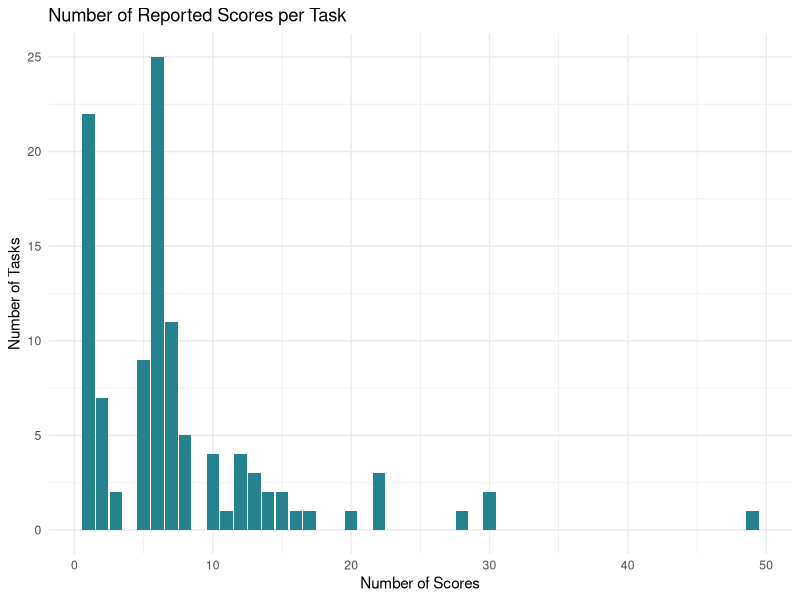
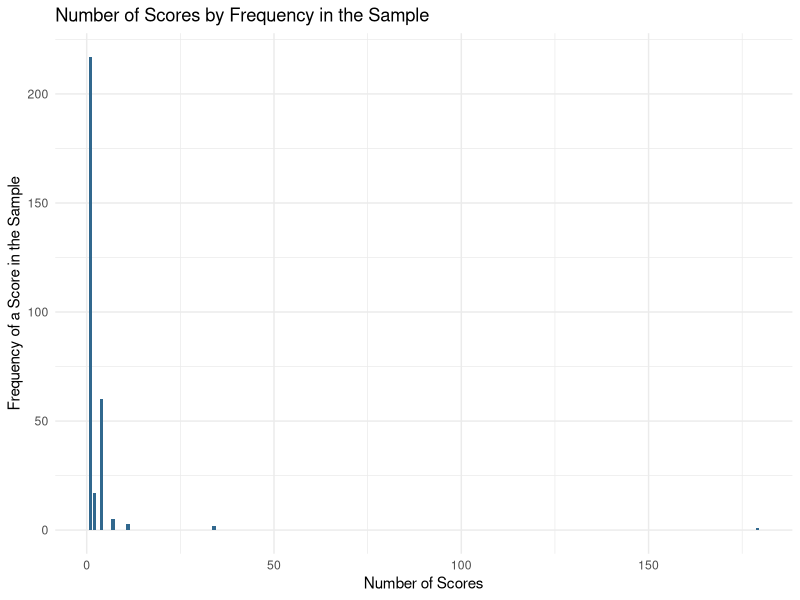
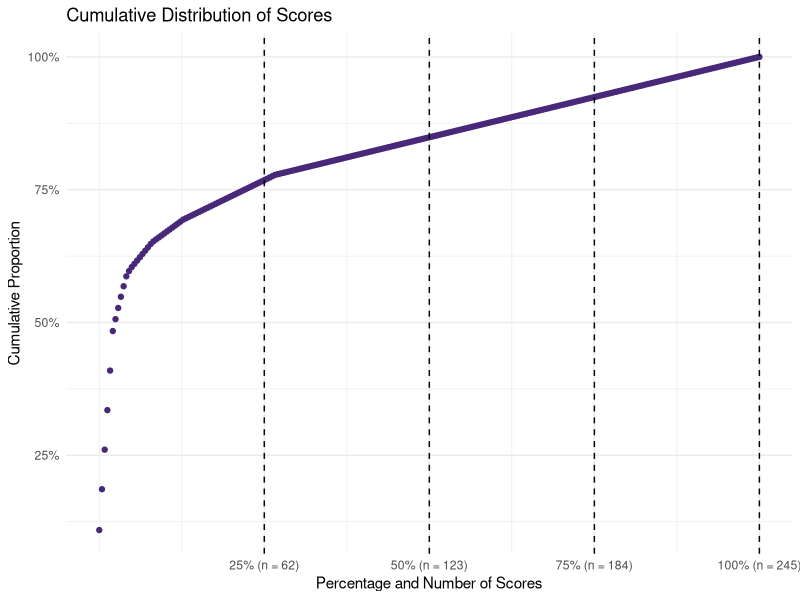
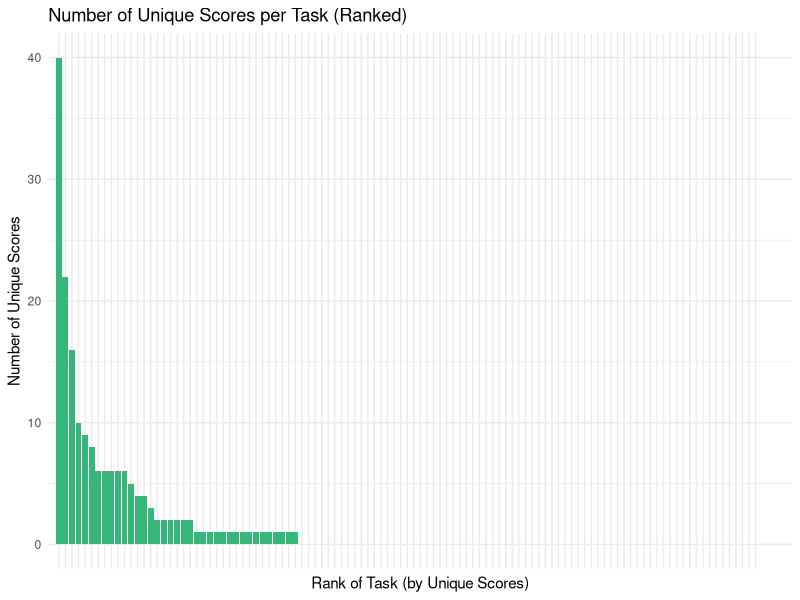

Source code (R) for these figures, in order:
## ---- chunk 1
#| include: false

knitr::opts_chunk$set(echo = TRUE)

## ---- chunk 2
#| include: false

# load R packages 
library(knitr)
library(tidyverse)
library(readxl)
library(conflicted)
library(psych)
library(viridis)
library(viridisLite)
library(scales)
library(forcats)
library(kableExtra)

# declare preferences regarding conflicts 
conflicts_prefer(dplyr::filter)

## ---- chunk 3

# read scoring master file
data <- read_xlsx("../../data/raw/metamethod review/master coding/codebook_scoring_master.xlsx") 
# read scores overview file
# this is a file with one row per distinct score 
monotonic_scores <- read_xlsx("../../data/processed/meta-methods review/scores_overview.xlsx")
# read ID file 
# this is a file with original score IDs and new IDs 
# used to merge monotonic scores 
monotonic_id <- read_xlsx("../../data/raw/metamethod review/master coding/monotonic_scores.xlsx")

## ---- chunk 4

# Defining functions used in this script

# function 1: overview of a variable
overview_variable <- function(data, variable) {
  data %>%
    select(all_of(variable)) %>%
    group_by(across(all_of(variable))) %>%
    summarise(frequency = n(), .groups = "drop") %>%
    mutate(percentage = round(frequency / sum(frequency) * 100, 2)) %>%
    arrange(desc(frequency))
}

# function 2: summary of frequencies of a variable
freq_summary <- function(data) {
  data %>%
    group_by(frequency) %>%
    summarise(count = n(), .groups = 'drop') %>%
    arrange(desc(frequency))
}

## ---- chunk 5

# add task_id to data 
# and select relevant variables 
data <- data %>%
  group_by(article_id, variant) %>%
  mutate(task_id = cur_group_id()) %>%
  ungroup() %>%
  select(article_id, task_id, score_count, score_id, n_trials, subset_trials)

# join info on monotonic scores 
# and add variable with respective ID for each score 
data <- data %>% 
  left_join(monotonic_id, by = "score_id") %>% 
  mutate(monotonic_score_id = ifelse(is.na(new_score_id), score_id, new_score_id)) 

# add frequencies for monotonic scores 
data <- data %>%
  group_by(monotonic_score_id) %>%
  mutate(monotonic_score_id_freq = n()) %>%
  ungroup()



## ---- chunk 6

# count the total number of scores across the whole sample
# Count the number of rows in the data
total_of_scores <- nrow(data)

total_of_scores |>
  kable() |>
  kable_classic(full_width = FALSE)


## ---- chunk 7

# count the number of scores per task 
scores_per_task <- overview_variable(data, "task_id") 

# summarize the counts of scores per task 
scores_per_task_summary <- freq_summary(scores_per_task) %>%
  rename(number_of_scores = frequency, number_of_tasks = count)

# print the tibble
scores_per_task_summary |>
  kable() |>
  kable_classic(full_width = FALSE)

## ---- chunk 8

plot1 <- ggplot(scores_per_task_summary, 
                aes(x = number_of_scores, y = number_of_tasks)) +
  geom_bar(stat = "identity", fill = "#26828E") +
  labs(
    title = "Number of Reported Scores per Task",
    x = "Number of Scores",
    y = "Number of Tasks"
  ) +
  theme_minimal() 

print(plot1)

## ---- chunk 9

# summary of number of scores per task 
summ_per_task <- describe(scores_per_task$frequency)

summ_per_task |>
  kable() |>
  kable_classic(full_width = FALSE)

## ---- chunk 10

# proportion of tasks with 1-8 scores
# get the number of tasks with number of scores 8 or less
scores_per_task_minor <- scores_per_task_summary %>% 
  filter(number_of_scores <= 8) %>%
  summarise(sum_tasks = sum(number_of_tasks, na.rm = TRUE)) %>%
  pull(sum_tasks)

scores_per_task_minor  |>
  kable() |>
  kable_classic(full_width = FALSE)

percent_scores_per_task_minor <- scores_per_task_minor / 107 * 100

percent_scores_per_task_minor |>
  kable() |>
  kable_classic(full_width = FALSE)

## ---- chunk 11

# library(vegan)
# 
# data_reshaped <- data |>
#   select(article_id, score_id) |>
#   # remove duplicates
#   distinct(article_id, score_id, .keep_all = TRUE) |>
#   mutate(score_used = 1) |>
#   pivot_wider(names_from = "score_id",
#               names_prefix = "scoring_",
#               values_from = "score_used",
#               values_fill = 0) |>
#   column_to_rownames("article_id") |>
#   as.matrix()
# 
# chao2_estimate <- vegan::specpool(data_reshaped)
# 
# chao2_estimate |>
#   as_tibble() |>
#   select(scoring_strategies_observed = Species,
#          chao2_estimate = chao,
#          chao2_se = chao.se,
#          boot_estimate = boot,
#          boot_se = boot.se) |>
#   mutate(chao2_estimate = round_half_up(chao2_estimate, digits = 0),
#          chao2_se = round_half_up(chao2_se, digits = 2),
#          boot_estimate = round_half_up(boot_estimate, digits = 0),
#          boot_se = round_half_up(boot_se, digits = 2))

## ---- chunk 12

# count the number of scores we identified in our sample 
count_scores <- nrow(monotonic_scores)

count_scores |>
  kable() |>
  kable_classic(full_width = FALSE)

## ---- chunk 13

# Count how many scores are reused and how often they are reused
scores_reusage <- overview_variable(data, "monotonic_score_id") %>%
  freq_summary() %>%
  rename(times_reused = frequency, number_of_scores = count)

scores_reusage |>
  kable() |>
  kable_classic(full_width = FALSE)


## ---- chunk 14

plot2 <- ggplot(scores_reusage, 
                aes(x = number_of_scores, y = times_reused, fill = number_of_scores)) +
  geom_col(stat = "identity", fill = "#31688E") +
  theme_minimal() +
  labs(    
    title = "Number of Scores by Frequency in the Sample",
    x = "Number of Scores",
    y = "Frequency of a Score in the Sample"
    ) +
  theme(legend.position = "none") 

print(plot2)

## ---- chunk 15

# Add score_freq_category variable to data 
data <- data %>%
  mutate(score_freq_category = case_when(
    monotonic_score_id_freq == 1 ~ "unique",
    monotonic_score_id_freq < 10 ~ "rare",
    monotonic_score_id_freq >= 10 ~ "common"
  ))

scores_frequencies <- overview_variable(data, "score_freq_category")

scores_frequencies |>
  kable() |>
  kable_classic(full_width = FALSE)


## ---- chunk 16

# proportion of scores per type in sample 
score_types_total <- data %>%
  select(task_id, monotonic_score_id) %>%
  left_join(monotonic_scores, by = "monotonic_score_id") %>%
  overview_variable("category") 

# proportion of distinct scores per type 
score_types <- overview_variable(monotonic_scores, "category") 

score_types |>
  kable() |>
  kable_classic(full_width = FALSE)


## ---- chunk 17

# Count the occurrences of model parameters across tasks 
model_parameters <- data %>%
  select(task_id, monotonic_score_id) %>%
  left_join(monotonic_scores, by = "monotonic_score_id") %>%
  filter(category == "model parameter")

# view the tasks that used igt models as scoring approaches 
igt_models <- model_parameters %>%
   select(task_id, scoring_approach) %>%
   distinct(task_id, .keep_all = TRUE)

igt_models |>
  kable() |>
  kable_classic(full_width = FALSE)

## ---- chunk 18

# find the most frequently used scores
# Count the occurrences of each score_id
score_counts <- overview_variable(data, "monotonic_score_id") 

# identify the 10 most common scores
top_10_scores <- score_counts %>%
  top_n(10, wt = frequency) 

top_10_scores |>
  kable() |>
  kable_classic(full_width = FALSE)

## ---- chunk 19

### find out how large the proportion of the most frequent scores is 
# filter the data frame to keep only the rows with the top 10 scores
top_10_scores <- top_10_scores %>%
  pull(monotonic_score_id)

filtered_data_top_10 <- data %>%
  filter(monotonic_score_id %in% top_10_scores)

# Count the occurrences of these top 10 scores
top_10_score_counts <- filtered_data_top_10 %>%
  summarise(count = n())

# Calculate the proportion of the top 10 scores
proportion_top_10 <- (top_10_score_counts$count / total_of_scores) * 100

proportion_top_10 |>
  kable() |>
  kable_classic(full_width = FALSE)


## ---- chunk 20

# find out how many tasks use at least one of them
# Count the number of unique task_ids associated with these top 10 scores
tasks_with_top_10 <- filtered_data_top_10 %>%
  select(task_id) %>%
  distinct() 

number_tasks_with_top_10 <- nrow(tasks_with_top_10)

number_tasks_with_top_10 |>
  kable() |>
  kable_classic(full_width = FALSE)


# Count the number of unique task_ids associated with only top 10 scores (reporting no other scores)
tasks_with_only_top_10 <- data %>%
  group_by(task_id) %>%
  filter(all(monotonic_score_id %in% top_10_scores)) %>%
  distinct(task_id)

number_tasks_with_only_top_10 <- nrow(tasks_with_only_top_10)

number_tasks_with_only_top_10 |>
  kable() |>
  kable_classic(full_width = FALSE)

## ---- chunk 21

# cumulative proportion 
scores_cumulative <- data %>%
  count(monotonic_score_id) %>%  
  arrange(desc(n)) %>%  
  mutate(
    cumulative_count = cumsum(n),  
    cumulative_proportion = cumulative_count / sum(n)  
  )

# Calculate the number of scores at each quantile
quantile_counts <- round(quantile(seq_len(nrow(scores_cumulative)), c(0.25, 0.50, 0.75, 1.00)))

# Calculate positions for quantiles
quantile_positions <- quantile(seq_len(nrow(scores_cumulative)), c(0.25, 0.50, 0.75, 1.00))
# define labels 
quantile_labels <- paste0(
  c("25%", "50%", "75%", "100%"), 
  " (n = ", quantile_counts, ")"
)

# plot 
plot3 <- ggplot(scores_cumulative, 
                aes(x = seq_len(nrow(scores_cumulative)), y = cumulative_proportion)) +
  geom_point(color = "#482878") +
  geom_vline(xintercept = quantile_positions, linetype = "dashed", color = "black") +  
  labs(
    x = "Percentage and Number of Scores",
    y = "Cumulative Proportion",
    title = "Cumulative Distribution of Scores"
  ) +
  theme_minimal() +
  scale_y_continuous(labels = scales::percent) +  # Convert y-axis labels to percentages
  scale_x_continuous(
    breaks = quantile_positions,
    labels = quantile_labels
  )

print(plot3)

## ---- chunk 22

### Identify how often the standard measures net score and learning index are used
# Filter tasks containing net score across all trials (score_id 1001)
tasks_with_net_score <- data %>%
  select(task_id, monotonic_score_id, score_id) %>%
  filter(monotonic_score_id == 1001)

# Count the number of tasks containing net score across all trials
num_tasks_with_net_score <- tasks_with_net_score %>%
  distinct(task_id) %>%
  nrow()

num_tasks_with_net_score |>
  kable() |>
  kable_classic(full_width = FALSE)


# view the tasks which report more than one monotonic variant of the net score across all trials
# Filter for task_id values that appear more than once
tasks_with_net_score_duplicates <- tasks_with_net_score %>%
  group_by(task_id) %>%               
  filter(n() > 1) %>%             
  ungroup() 

# count the number those tasks 
number_tasks_with_net_score_duplicates <- tasks_with_net_score_duplicates %>%
  distinct(task_id) %>%  
  nrow()

# Identify tasks with net score reported only
tasks_with_net_score_only <- data %>%
  group_by(task_id) %>%
  filter(all(monotonic_score_id == 1001)) %>%
  ungroup()

# Count the number of tasks with net score reported only
num_tasks_with_net_score_only <- tasks_with_net_score_only %>%
  distinct(task_id) %>%
  nrow()

num_tasks_with_net_score_only |>
  kable() |>
  kable_classic(full_width = FALSE)

## ---- chunk 23

# Filter tasks containing learning index across 5 blocks of 20 trials (score_id 1002 to 1006)
# Define the vector of monotonic_score_id values
required_scores <- c(1002, 1003, 1004, 1005, 1006)

tasks_with_learning_index <- data %>%
  filter(monotonic_score_id %in% required_scores) %>%
  group_by(task_id) %>%
  summarise(count_learning_index = n_distinct(monotonic_score_id)) %>%
  filter(count_learning_index == length(required_scores)) %>%
  select(task_id) 

# Count the number of articles containing scores learning index 
num_tasks_with_learning_index <- nrow(tasks_with_learning_index)

num_tasks_with_learning_index |>
  kable() |>
  kable_classic(full_width = FALSE)


# Identify tasks with learning index reported only
tasks_with_learning_index_only <- data %>%
  group_by(task_id) %>%
  filter(all(monotonic_score_id %in% required_scores)) %>%
  ungroup()

# Count the number of tasks with learning index reported only
num_tasks_with_learning_index_only <- tasks_with_learning_index_only %>%
  distinct(task_id) %>%
  nrow()

num_tasks_with_learning_index_only |>
  kable() |>
  kable_classic(full_width = FALSE)

## ---- chunk 24

# Find tasks that contain both net score and learning index
# Define the vector of monotonic_score_id values for that case
required_scores_both <- c(1001, 1002, 1003, 1004, 1005, 1006)

tasks_with_both <- data %>%
  filter(monotonic_score_id %in% required_scores_both) %>%
  group_by(task_id) %>%
  summarise(count_both = n_distinct(monotonic_score_id)) %>%
  filter(count_both == length(required_scores_both)) %>%
  select(task_id) 

num_tasks_with_both <- nrow(tasks_with_both)

num_tasks_with_both  |>
  kable() |>
  kable_classic(full_width = FALSE)

# Identify tasks with net score and learning index reported only
tasks_with_both_only <- data %>%
  group_by(task_id) %>%
  filter(all(monotonic_score_id %in% required_scores_both) & 
         all(required_scores_both %in% monotonic_score_id)) %>%
  ungroup()

# Count the number of tasks with net score and learning index reported only
num_tasks_with_both_only <- tasks_with_both_only %>%
  distinct(task_id) %>%
  nrow()

num_tasks_with_both_only  |>
  kable() |>
  kable_classic(full_width = FALSE)

## ---- chunk 25

# Find tasks that contain either net score or learning index
tasks_with_either <- tasks_with_net_score %>%
  full_join(tasks_with_learning_index, by = "task_id") %>%
  distinct(task_id)

# Count the number of tasks containing either net score or learning index
num_tasks_with_either <- nrow(tasks_with_either)

num_tasks_with_either  |>
  kable() |>
  kable_classic(full_width = FALSE)

## ---- chunk 26

# Filter tasks containing the deck selections for each of the four decks across all trials 
# Define the vector of monotonic_score_id values
required_scores_ABCD <- c(1011, 1020, 1029, 1038)

tasks_with_ABCD <- data %>%
  filter(monotonic_score_id %in% required_scores_ABCD) %>%
  group_by(task_id) %>%
  summarise(count_learning_index = n_distinct(monotonic_score_id)) %>%
  filter(count_learning_index == length(required_scores_ABCD)) %>%
  select(task_id) 

# Count the number of articles containing scores learning index 
num_tasks_with_ABCD <- nrow(tasks_with_ABCD)

num_tasks_with_ABCD  |>
  kable() |>
  kable_classic(full_width = FALSE)

# Identify tasks with learning index reported only
tasks_with_ABCD_only <- data %>%
  group_by(task_id) %>%
  filter(all(monotonic_score_id %in% required_scores_ABCD)) %>%
  ungroup()

# Count the number of tasks with learning index reported only
num_tasks_with_ABCD_only <- tasks_with_ABCD_only %>%
  distinct(task_id) %>%
  nrow()

num_tasks_with_ABCD_only  |>
  kable() |>
  kable_classic(full_width = FALSE)

## ---- chunk 27

# count how many scores are unique in the sample
number_of_unique_scores <- scores_reusage %>%
  filter(times_reused == 1)

number_of_unique_scores  |>
  kable() |>
  kable_classic(full_width = FALSE)

## ---- chunk 28

### find out how large the proportion of the unique scores is 
# filter the data frame to keep only the rows with unique scores
unique_scores <- score_counts %>%
  filter(frequency == 1) %>%
  pull(monotonic_score_id)

filtered_data_unique_scores <- data %>%
  filter(monotonic_score_id %in% unique_scores)

# Count the occurrences of unique scores
unique_score_counts <- filtered_data_unique_scores %>%
  summarise(count = n())

# Calculate the proportion of the unique scores
proportion_unique_scores <- (unique_score_counts$count / total_of_scores) * 100

proportion_unique_scores |>
  kable() |>
  kable_classic(full_width = FALSE)

## ---- chunk 29

# count the tasks and articles that have unique scores 
# create data frame
unique_counts <- data %>%
  left_join(score_counts, by = "monotonic_score_id") %>%
  select(task_id, monotonic_score_id, frequency) %>%
  group_by(task_id, monotonic_score_id) %>%
  summarise(unique_scores = any(frequency == "1"), .groups = 'drop')

# count tasks with and without unique scores
unique_counts <- unique_counts %>%
  group_by(task_id) %>%
  summarise(
    uniques = sum(unique_scores == TRUE),
    recurrings = sum(unique_scores == FALSE)
  )

# summarize the frequencies of unique scores within tasks 
uniques_per_task <- overview_variable(unique_counts, "uniques") %>%
  rename(unique_scores = uniques)

uniques_per_task |>
  kable() |>
  kable_classic(full_width = FALSE)

## ---- chunk 30
unique_counts <- unique_counts %>%
  mutate(task_id = as.factor(task_id)) %>%
  arrange(desc(uniques)) %>%
  mutate(rank = row_number())

plot4 <- ggplot(unique_counts, aes(x = factor(rank), y = uniques)) +
  geom_bar(stat = "identity", fill = "#35B779") +
  theme_minimal() +
  labs(
    title = "Number of Unique Scores per Task (Ranked)",
    x = "Rank of Task (by Unique Scores)",
    y = "Number of Unique Scores"
  ) +
  theme(
    axis.text.x = element_blank()) +
  coord_cartesian(xlim = c(0, nrow(unique_counts) + 5))

print(plot4)

## ---- chunk 31
#| echo: false

# Create condition counts for each task_id
condition_counts <- data %>%
  group_by(task_id) %>%
  summarise(
    has_common = any(score_freq_category == "common"),
    has_rare = any(score_freq_category == "rare"),
    has_unique = any(score_freq_category == "unique"),
    .groups = 'drop'
    ) %>%
  # Count the occurrences of each combination
  group_by(has_common, has_rare, has_unique) %>%
  summarise(count = n(),
            .groups = 'drop') 

# View the resulting condition_counts dataframe
condition_counts |>
  kable() |>
  kable_classic(full_width = FALSE)

## ---- chunk 32

indeterminable_scores <- monotonic_scores %>%
  filter(category == "indeterminable")

number_of_indeterminable_scores <- nrow(indeterminable_scores)

number_of_indeterminable_scores |>
  kable() |>
  kable_classic(full_width = FALSE)


## ---- chunk 33

# count how many articles have with indeterminable scores
# create data frame
indeterminable_counts <- data %>%
  left_join(monotonic_scores, by = "monotonic_score_id") %>%
  select(article_id, task_id, monotonic_score_id, category) %>%
  group_by(article_id, task_id, monotonic_score_id) %>%
  summarise(indeterminable = any(category == "indeterminable"),
            .groups = 'drop')

# overview over articles with and without indeterminable scores
indeterminable_counts <- indeterminable_counts %>%
  group_by(article_id, task_id) %>%
  summarise(
    indeterminable_scores = sum(indeterminable == TRUE),
    determinable_scores = sum(indeterminable == FALSE),
    .groups = 'drop'
  )

# summarize number of indeterminable scores 
indeterminable_counts_summary <- overview_variable(indeterminable_counts, "indeterminable_scores")

indeterminable_counts_summary |>
  kable() |>
  kable_classic(full_width = FALSE)
